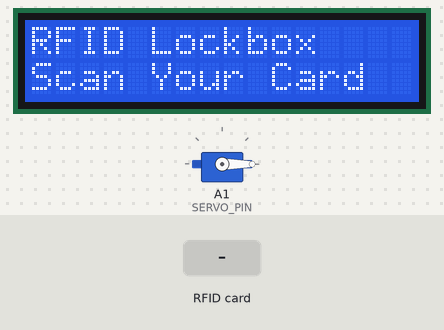
A sketch run on a simulated Arduino Uno, built with avr-gcc and run on an emulated ATmega328P. Shown: servo, 16×2 character LCD. The test bench sets the inputs (shaded band). What the sketch prints to the serial monitor is not drawn.

Above: at 1.3 s.
1.4 s: RFID card 5A 74 17 A5 held to the reader
At 1.8 s:
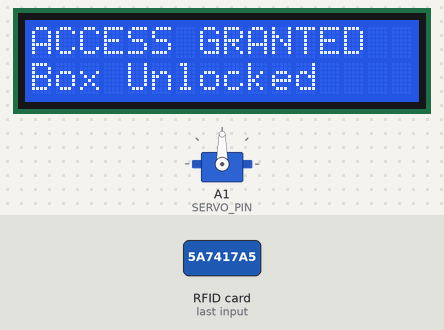
At 7.0 s:
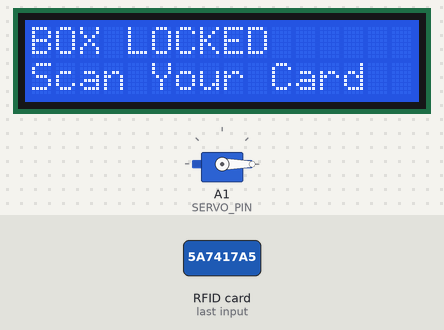
Timing chart, 0 to 8.5 s (numbered marks = the images above; inputs shaded):
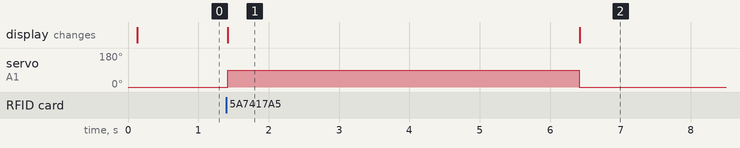

The sketch:

RFID_Final.ino
```cpp
#include <SPI.h>
#include <MFRC522.h>
#include <Servo.h>

// Servo motor signal pin
#define SERVO_PIN A1

// Angles used for the locking mechanism
const int LOCKED_ANGLE = 0;
const int UNLOCKED_ANGLE = 90;

// Keep the box unlocked for 5 seconds
const unsigned long UNLOCK_TIME = 5000;

// Create servo motor object
Servo lockServo;

// Track whether box is unlocked
bool boxUnlocked = false;

// Track when unlocking started
unsigned long unlockStartTime = 0;

// RFID functions from RFID_Functions.ino
void setupRFID();
bool readCard();
bool isAuthorized();
void finishCard();

// LCD functions from LCD_Display.ino
void setupLCD();
void displayReady();
void displayMessage(const char* line1, const char* line2);

// Initialize servo motor

void setupServo() {

  lockServo.attach(SERVO_PIN);

  // Start the servo in the locked position
  lockServo.write(LOCKED_ANGLE);

  Serial.println("Servo Motor Ready");
}

// Unlock the box

void unlockBox() {

  Serial.println("ACCESS GRANTED");
  Serial.println("Unlocking Box...");

  // Rotate servo to unlocked position
  lockServo.write(UNLOCKED_ANGLE);

  // Record when the box was unlocked
  unlockStartTime = millis();

  boxUnlocked = true;
}


// Lock the box

void lockBox() {

  // Rotate servo to locked position
  lockServo.write(LOCKED_ANGLE);

  // Update box status
  boxUnlocked = false;

  Serial.println("Box Locked.");
  Serial.println("Scan your card or tag...");

  // Update the LCD display
  displayMessage("BOX LOCKED",
                 "Scan Your Card");
}

// SETUP: Runs once at startup

void setup() {

  Serial.begin(9600);

  // Initialize RFID reader
  setupRFID();

  // Initialize servo motor
  setupServo();

  // Initialize LCD
  setupLCD();

  // Display ready message
  displayReady();

  Serial.println("RFID Lock Box Ready.");
  Serial.println("Scan your card or tag...");
}


// -----------------------------------
// LOOP: Runs continuously
// -----------------------------------

void loop() {

  // If the box is unlocked, check
  // whether 5 seconds have passed
  if (boxUnlocked) {

    if (millis() - unlockStartTime >= UNLOCK_TIME) {
      lockBox();
    }

    // Do not read cards while unlocked
    return;
  }

  // Step 1: Detect a card or tag
  if (!readCard()) {
    return;
  }

  // Step 2: Check UID authorization
  bool authorized = isAuthorized();

  // Step 3: Finish RFID communication
  finishCard();

  // Step 4: Decide whether to unlock
  if (authorized) {

    // White card is authorized
    displayMessage("ACCESS GRANTED",
                   "Box Unlocked");

    unlockBox();

  } else {

    // Unauthorized key tag
    Serial.println("ACCESS DENIED");
    Serial.println("Box remains locked!");

    displayMessage("ACCESS DENIED",
                   "Invalid Card");

    delay(2000);

    displayReady();
  }
}
```

RFID_Functions.ino
```cpp
#include <SPI.h>
#include <MFRC522.h>

//MFRC522 wiring
#define SS_PIN 10
#define RST_PIN 9

//Create the RFID reader object
MFRC522 rfid(SS_PIN, RST_PIN);

//The AUTHORIZED Card
const byte authorizedUID[] = {
  0x5A, 0x74, 0x17, 0xA5
};

//Initialize the RFID reader
void setupRFID() {
  SPI.begin();
  rfid.PCD_Init();
  delay(4);
  Serial.println("RFID Reader Ready.");
}

//Detect and read a card/tag
bool readCard() {
  //RFID card nearby?
  if (!rfid.PICC_IsNewCardPresent()) {
    return false;
  }
  //Read the card's UID
  if (!rfid.PICC_ReadCardSerial()) {
    return false;
  }
  Serial.print("Scanned UID: ");
  //Print each UID byte
  for (byte i = 0; i < rfid.uid.size; i++) {

    if (rfid.uid.uidByte[i] < 0x10) {
      Serial.print("0");
    }
    Serial.print(rfid.uid.uidByte[i], HEX);
    Serial.print(" ");
  }
  Serial.println();
  return true;
}

//Check if card is authorized
bool isAuthorized() {
  //UID must have the same length
  if (rfid.uid.size != sizeof(authorizedUID)) {
    return false;
  }
  //Compare every UID byte
  for (byte i = 0; i < rfid.uid.size; i++) {
    if (rfid.uid.uidByte[i] != authorizedUID[i]) {
      return false;
    }
  }
  //All bytes matched
  return true;
}
// End communication with card
void finishCard() {
  rfid.PICC_HaltA();
  rfid.PCD_StopCrypto1();
}
```

LCD_Display.ino
```cpp
#include <LiquidCrystal.h>

// LCD wiring:
// RS = 8
// E  = A0
// D4 = 4
// D5 = 5
// D6 = 6
// D7 = 7

LiquidCrystal lcd(8, A0, 4, 5, 6, 7);

// Initialize LCD
void setupLCD() {

  lcd.begin(16, 2);

  lcd.clear();

  lcd.setCursor(0, 0);
  lcd.print("RFID Lockbox");

  lcd.setCursor(0, 1);
  lcd.print("Initializing...");
}

// Display a two-line message
void displayMessage(const char* line1,
                    const char* line2) {
  lcd.clear();

  lcd.setCursor(0, 0);
  lcd.print(line1);

  lcd.setCursor(0, 1);
  lcd.print(line2);
}

// Display ready screen
void displayReady() {
  displayMessage("RFID Lockbox",
                 "Scan Your Card");
}
```

Measured:
- after the input at 1.4 s, servo on A1 (SERVO_PIN): 0° → 90° at once, → 0° 5.0 s later; the display: changes at once (image 1)
- what the display in image 1 shows lasts 5.0 s, from 1.4 s to 6.4 s
